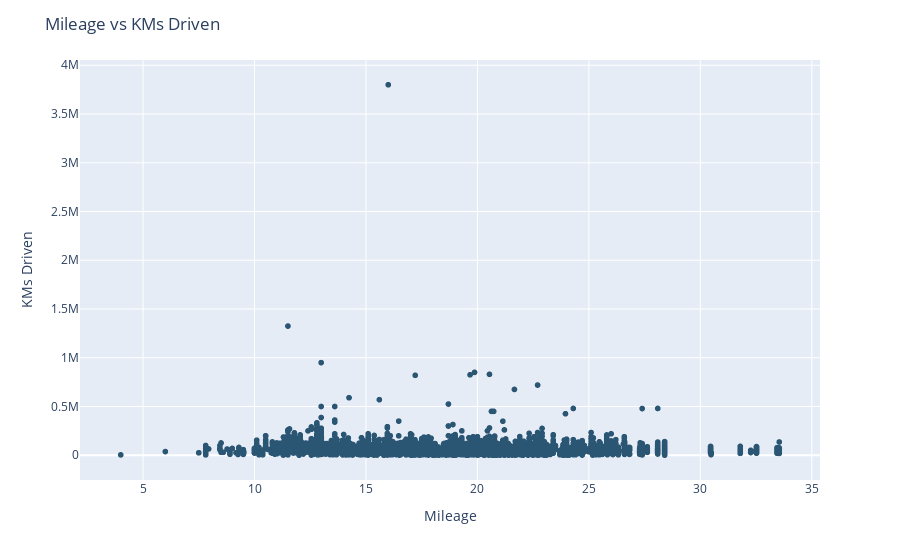

Source (notebook cell):
### Markdown cell above
KM Driven vs Mileage

### Code cell
fig = px.scatter(
    data_frame = data,
    x = "mileage",
    y = "km_driven",
    color_discrete_sequence = COLOR_SCHEME
)
fig.update_layout(
    title = "Mileage vs KMs Driven",
    xaxis = dict(
        title = "Mileage"
    ),
    yaxis = dict(
        title = "KMs Driven"
    )
)
fig.update_traces(
    hovertemplate = "<b>Mileage</b> : %{x}<br>" + "<b>KMs Driven</b> : %{y} km<br>"
)
fig.show()

### Figure 1 — Plotly figure (JSON) as saved in the notebook; plotly's stock layout.template omitted (floating-point values rounded to 4 significant figures; data arrays with more than 128 entries replaced by an {"elided": "..."} marker saying what was removed)
{"data": [{"hovertemplate": "<b>Mileage</b> : %{x}<br><b>KMs Driven</b> : %{y} km<br>", "legendgroup": "", "marker": {"color": "rgb(42, 86, 116)", "symbol": "circle"}, "mode": "markers", "name": "", "showlegend": false, "type": "scattergl", "x": {"elided": "15411 float values"}, "xaxis": "x", "y": {"elided": "15411 int values"}, "yaxis": "y"}], "layout": {"legend": {"tracegroupgap": 0}, "margin": {"t": 60}, "title": {"text": "Mileage vs KMs Driven"}, "xaxis": {"anchor": "y", "domain": [0, 1], "title": {"text": "Mileage"}}, "yaxis": {"anchor": "x", "domain": [0, 1], "title": {"text": "KMs Driven"}}}}
